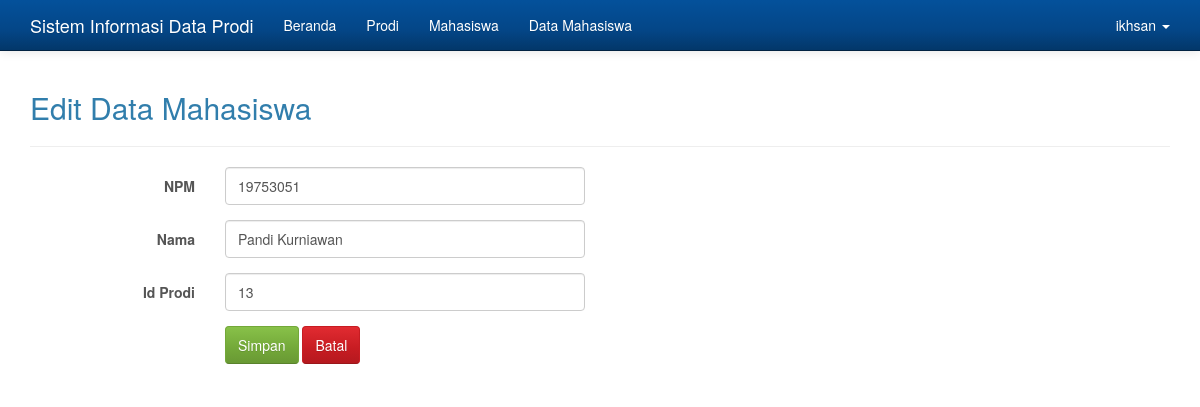
The page /admin/admin.php?hlm=mahasiswa&aksi=edit&idmhs=1 (signed in) on the database its author committed.
### tables this page shows
CREATE TABLE `mahasiswa` (
  `idmhs` int(11) NOT NULL,
  `npm` varchar(8) NOT NULL,
  `nama` varchar(50) NOT NULL,
  `idprodi` int(11) NOT NULL
);

### admin/mahasiswa_edit.php (the view, shortened to what this page needs)
<?php
if (empty($_SESSION['iduser'])) {
	$_SESSION['err'] = '<strong>ERROR!</strong> Anda harus login terlebih dahulu.';
	header('Location: ./');
	die();
} else {
	if (isset($_REQUEST['submit'])) {
		$idmhs = $_REQUEST['idmhs'];
		$npm = $_REQUEST['npm'];
		$nama = $_REQUEST['nama'];
		$idprodi = $_REQUEST['idprodi'];
		$sql = mysqli_query($koneksi, "UPDATE mahasiswa SET npm='$npm', nama='$nama', idprodi='$idprodi' WHERE idmhs='$idmhs'");
		if ($sql == true) {
			header('Location: ./admin.php?hlm=mahasiswa');
			die();
		} else {
			echo 'ERROR! Periksa penulisan querynya.';
		}
	} else {
		$idmhs = $_REQUEST['idmhs'];
		$sql = mysqli_query($koneksi, "SELECT * FROM mahasiswa WHERE idmhs='$idmhs'");
		while ($row = mysqli_fetch_array($sql)) {
?>
			<h2>Edit Data Mahasiswa</h2>
			<hr>
			<form method="post" action="" class="form-horizontal" role="form">
				<div class="form-group">
					<label for="npm" class="col-sm-2 control-label">NPM</label>
					<div class="col-sm-4">
						<input type="text" class="form-control" id="npm" value="<?php echo $row['npm']; ?>" name="npm" placeholder="NPM.." required>
					</div>
				</div>
				<div class="form-group">
					<label for="nama" class="col-sm-2 control-label">Nama </label>
					<div class="col-sm-4">
						<input type="text" class="form-control" id="nama" value="<?php echo $row['nama']; ?>" name="nama" placeholder="Nama Mahasiswa" required>
					</div>
				</div>
				<div class="form-group">
					<label for="idprodi" class="col-sm-2 control-label">Id Prodi </label>
					<div class="col-sm-4">
						<input type="text" class="form-control" id="idprodi" value="<?php echo $row['idprodi']; ?>" name="idprodi" placeholder="Id Prodi" required>
					</div>
				</div>
				<div class="form-group">
					<div class="col-sm-offset-2 col-sm-10">
						<button type="submit" name="submit" class="btn btn-success">Simpan</button>
						<a href="./admin.php?hlm=mahasiswa" class="btn btn-danger">Batal</a>
					</div>
				</div>
			</form>
<?php
		}
	}
}
?>

### admin/admin.php (style rules this page uses)
body { min-height: 200px; padding-top: 70px; }

### rows shown on the page
mahasiswa: npm "19753051", nama "Pandi Kurniawan", idprodi "13"

### other values the page prints
$_SESSION['username'] "ikhsan"
